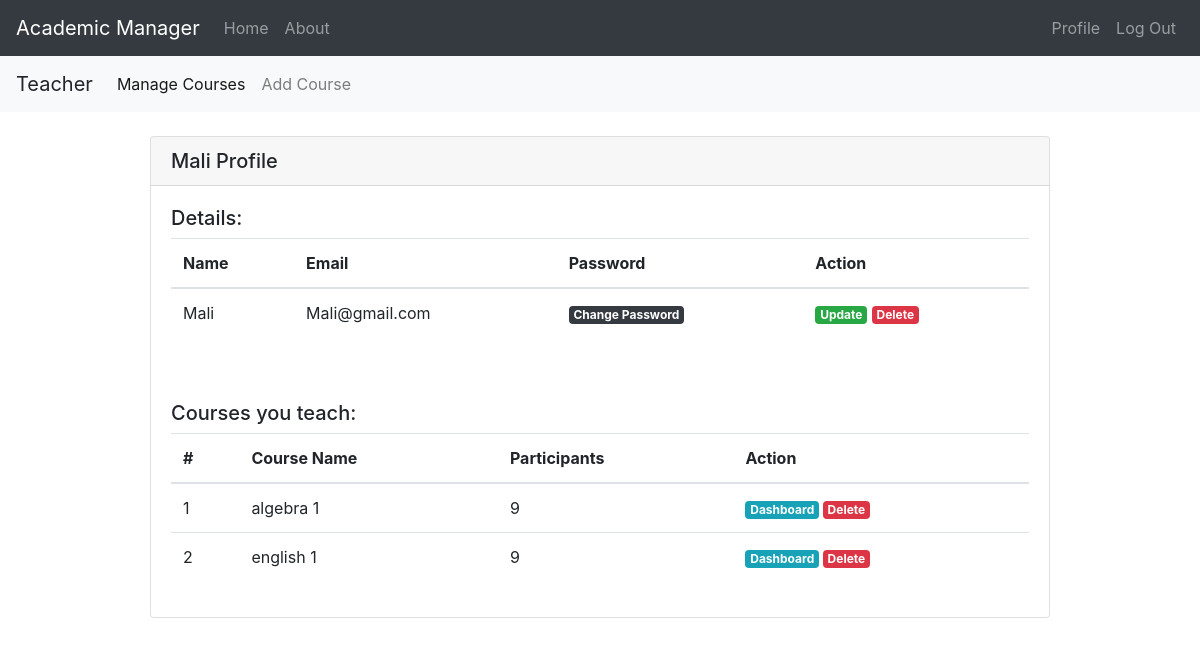
/teachers/ (signed in), run on the app's committed database.
### academic_manager/models.py (models this page shows, shortened)
class Teacher(db.Model):
    id = db.Column(db.Integer, primary_key=True)
    user_name = db.Column(db.String(20), unique=True, nullable=False)
    email = db.Column(db.String(100), unique=True, nullable=False)
    password = db.Column(db.String(60), nullable=False)
    creation_date = db.Column(db.DateTime, nullable=False, default=datetime.now)
    last_seen = db.Column(db.DateTime, nullable=False, default=datetime.now)
    approved = db.Column(db.Boolean, default=False, nullable=False)
    course = db.relationship('Course', backref='lecturer', lazy=True)

class Course(db.Model):
    id = db.Column(db.Integer, primary_key=True)
    course_name = db.Column(db.String(30), nullable=False)
    teacher_id = db.Column(db.Integer, db.ForeignKey('teacher.id'), nullable=False)
    enrollment = db.relationship('Enrollment', backref='course', lazy=True)
    task = db.relationship('Task', backref='course', lazy=True)

### academic_manager/teachers/routes.py (the view)
@teachers.route("/")
def teacher():
    teacher_profile = Teacher.query.filter_by(user_name=session["user_name"]).first()
    if "user_name" in session and teacher_profile:
        if session["user_name"] == teacher_profile.user_name:
            return render_template("teacher_profile.html", teacher=teacher_profile)
    flash("Page not found!", "warning")
    return redirect(url_for("main.home"))

### academic_manager/teachers/templates/teacher_profile.html (shortened to what this page needs)
{% extends "base.html" %}
{% block content %}
    <h5 class="card-header">{{ teacher.user_name }} Profile</h5>
    <div class="card-body">
        <h5>Details:</h5>
        <table class="table"  style="width:100%">
            <thead>
              <tr>
                <th>Name</th>
                <th>Email</th>
                {% if "user_name" in session %}
                    {% if session["user_name"] == teacher.user_name %}
                        <th>Password</th>
                        <th>Action</th>
                    {% endif %}
                {% endif %}
              </tr>
            </thead>
            <tbody>
              <tr>
                <td>{{ teacher.user_name }}</td>
                <td>{{ teacher.email }}</td>
                {% if "user_name" in session %}
                    {% if session["user_name"] == teacher.user_name %}
                        <td>
                            <a href="{{ url_for('teachers.change_teacher_password', teacher_id=teacher.id) }}"
                           class="badge badge-dark">Change Password</a>
                        </td>
                        <td>
                            <a href="{{ url_for('teachers.update_teacher', teacher_id=teacher.id) }}"
                               class="badge badge-success">Update</a>
                            <a href="{{ url_for('teachers.delete_teacher', teacher_id=teacher.id) }}"
                               class="badge badge-danger">Delete</a>
                        </td>
                    {% endif %}
                {% endif %}
              </tr>
        </table>
        <br><br>
        <div>
            <h5>Courses you teach:</h5>
            <table class="table" style="width:100%">
              <thead>
                  <tr>
                    <th>#</th>
                    <th>Course Name</th>
                    <th>Participants</th>
                    <th>Action</th>
                  </tr>
              </thead>
              <tbody>
                  {% for course in teacher.course %}
                      <tr>
                        <td>{{ loop.index }}</td>
                        <td>{{ course.course_name }}</td>
                        <td>{{ course.enrollment|length }}</td>
                        {% if "type" in session and "user_name" in session %}
                          {% if session["type"] == "admin" or session["user_name"] == teacher.user_name %}
                            <th>
                                <a href="{{ url_for('courses.course_dashboard_teacher', course_id=course.id) }}"
                                    class="badge badge-info">Dashboard</a>
                                <a href="{{ url_for('courses.delete_course', course_id=course.id) }}"
                                   class="badge badge-danger">Delete</a>
                            </th>
                          {% endif %}
                        {% endif %}
                      </tr>
                  {% endfor %}
              </tbody>
            </table>
        </div>
    </div>
{% endblock %}

### data on the page
Teacher: user_name "Mali", email "Mali@gmail.com"
Course: course_name "algebra 1", enrollment|length "9"
Course: course_name "english 1", enrollment|length "9"
